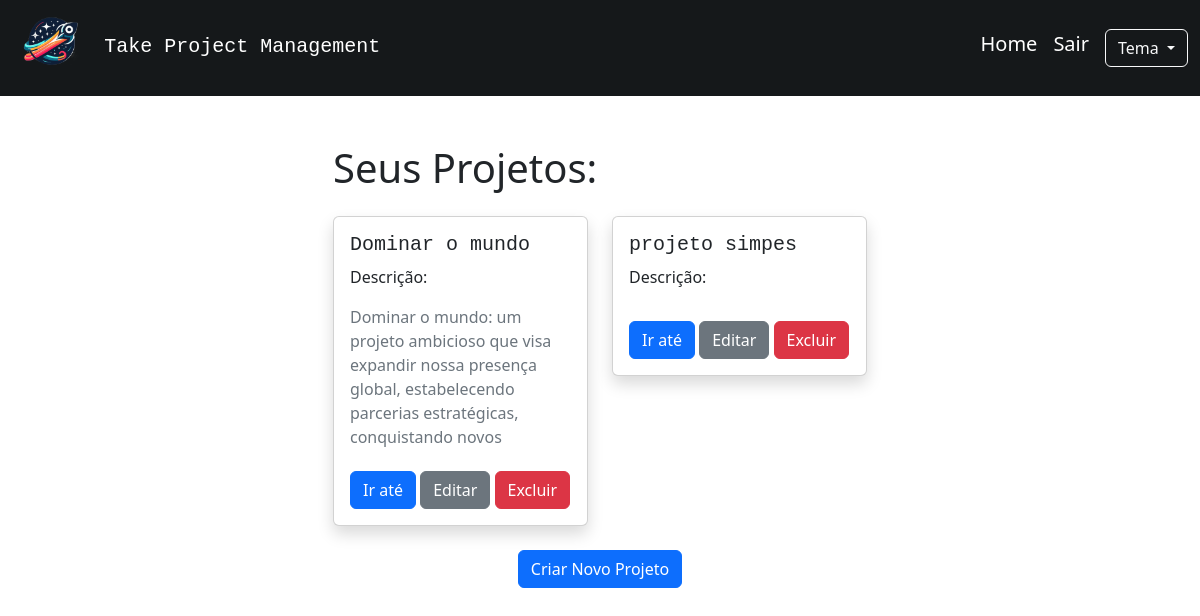
The page / (signed in) on the database as committed earlier.
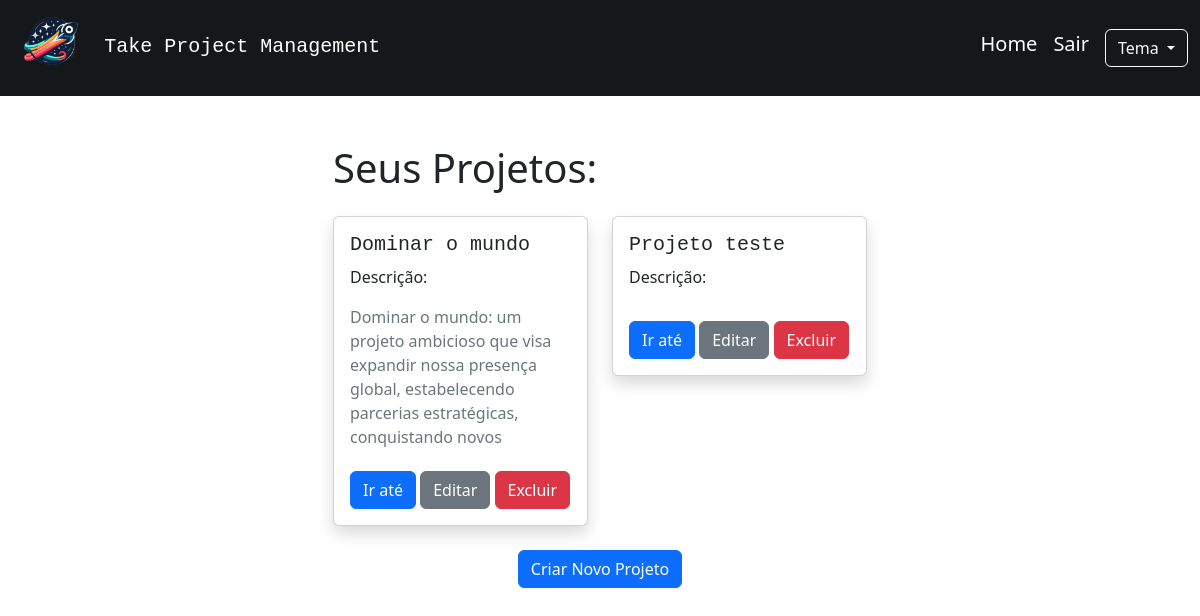
The same page on the database as committed later.
### app.py (models this page shows, shortened)
class Projeto(db.Model):
    __tablename__ = 'projeto'
    id = db.Column(db.Integer, primary_key=True)
    nome_projeto = db.Column(db.String(80), nullable=False)
    descricao_projeto = db.Column(db.String())
    usuario_id = db.Column(db.Integer, db.ForeignKey('usuario.id'), nullable=False)
    usuario = db.relationship('Usuario', backref=db.backref('projetos', lazy=True))
    tarefas = db.relationship('Tarefa', backref='projeto_rel', cascade="all, delete-orphan", lazy=True)

### app.py (the view)
@app.route('/')
def index():
    if 'usuario_id' in session:
        projetos = Projeto.query.filter_by(usuario_id=session['usuario_id']).all()
        return render_template('index.html', projetos=projetos)
    return render_template('index.html')

### templates/index.html (shortened to what this page needs)
{% extends 'base.html' %}
{% block content %}
    {% if not 'usuario_id' in session %}
        <div class="container">
            <div class="row justify-content-center">
                <div class="col-md-4">
                    <div id="login-popup" class="shadow p-3 mb-5 bg-body-tertiary rounded">
                        <form method="POST" action="{{ url_for('entrar') }}" class="form-container">
                            <h2 class="font-monospace">Entrar</h2>
                            <hr>
                            <div class="form-group mt-1">
                                <label for="email" class="form-label">Email:</label>
                                <input type="email" name="email" id="email" class="form-control" required>
                            </div>
                            <div class="form-group mt-1">
                                <label for="senha" class="form-label">Senha:</label>
                                <input type="password" name="senha" id="senha" class="form-control" required>
                            </div>
                            <button type="submit" class="btn btn-primary mt-3">Enviar</button>
                        </form>
                    </div>
                </div>
                <div class="col-md-4">
                    <div id="register-popup" class="shadow p-3 mb-5 bg-body-tertiary rounded">
                        <form method="POST" action="{{ url_for('registrar') }}" class="form-container">
                            <h2 class="font-monospace">Registro</h2>
                            <hr>
                            <div class="form-group mt-1">
                                <label for="nome" class="form-label">Nome de usuário:</label>
                                <input type="text" name="nome" id="nome" class="form-control" required>
                            </div>
                            <div class="form-group mt-1">
                                <label for="email" class="form-label">Email:</label>
                                <input type="email" name="email" id="email" class="form-control" required>
                            </div>
                            <div class="form-group mt-1">
                                <label for="senha" class="form-label">Senha:</label>
                                <input type="password" name="senha" id="senha" class="form-control" required>
                            </div>
                            <button type="submit" class="btn btn-primary mt-3">Enviar</button>
                        </form>
                    </div>
                </div>
            </div>
        </div>
    {% else %}
        <div class="container">
            <div class="row justify-content-center">
                <div class="col-md-6">
                    <h1 class="mb-4">Seus Projetos: </h1>
                    <div class="row row-cols-1 row-cols-md-2 g-4 justify-content-center">
                        {% for projeto in projetos %}
                            <div class="col">
                                <div class="card shadow">
                                    <div class="card-body">
                                        <h5 class="card-title font-monospace">{{ projeto.nome_projeto }}</h5>
                                        <p class="mt-2">Descrição:</p>
                                        <p class="card-text text-secondary" style="max-height: 150px; overflow-y: auto;">{% if projeto.descricao_projeto != None %} {{ projeto.descricao_projeto }} {% endif %}</p>
                                        <a href="/projeto/{{ projeto.id }}" class="btn btn-primary">Ir até</a>
                                        <button type="button" class="btn btn-secondary" data-bs-toggle="modal" data-bs-target="#modalEditarProjeto{{ projeto.id }}">
                                            Editar
                                        </button>
                                        <form method="POST" action="{{ url_for('excluir_projeto', projeto_id=projeto.id) }}" class="d-inline">
                                            <button type="submit" class="btn btn-danger">Excluir</button>
                                        </form>
                                    </div>
                                </div>
                            </div>
                        {% endfor %}
                    </div>
                    <div class="text-center">
                        <button type="button" class="btn btn-primary mt-4" data-bs-toggle="modal" data-bs-target="#modalCriarProjeto">
                            Criar Novo Projeto
                        </button>
                    </div>
                </div>
            </div>
        </div>
    {% endif %}
{% endblock %}

### templates/base.html (shortened to what this page needs)
<!DOCTYPE html>
<html lang="pt-br" data-bs-theme={{ session['tema'] }}>
<head>
    <link href="https://cdn.jsdelivr.net/npm/bootstrap@5.3.3/dist/css/bootstrap.min.css" rel="stylesheet">
</head>
<body>
    <header class="navbar navbar-expand-lg" style="background-color: #15181a">
        <div class="container">
            <div class="row">
                <div class="col-lg">
                    <a href="{{ url_for('index') }}"> <img style="width: 80px; height: 80px;" src="{{ url_for('static', filename='img/logo_take.png') }}" alt=""></a>
                    <a class="navbar-brand p-2 font-monospace text-white" href="{{ url_for('index') }}">Take Project Management</a>
                </div>
            </div>
        </div>
        <nav class="navbar">
            <div class="container">
                <div class="d-flex w-100 justify-content-between align-items-center">
                    <ul class="navbar-nav">
                        <li class="nav-item">
                            <a href="{{ url_for('index') }}" class="navbar-brand text-white">Home</a>
                        </li>
                        {% if 'usuario_id' in session %}
                            <li class="nav-item">
                                <a href="{{ url_for('sair') }}" class="navbar-brand text-white">Sair</a>
                            </li>
                        {% endif %}
                        <li class="nav-item">
                            <div class="dropdown">
                                <button class="btn btn-outline-light dropdown-toggle" type="button" id="dropdownMenuButtonDark" data-bs-toggle="dropdown" aria-expanded="false">
                                    Tema
                                </button>
                            </div>
                        </li>
                    </ul>
                </div>
            </div>
        </nav>
    </header>
    <main class="container my-5">
        {% block content %}{% endblock %}
    </main>
</body>
</html>

Rows that differ between the two databases and show on the page:
changed Projeto: nome_projeto "projeto simpes" → "Projeto teste"
